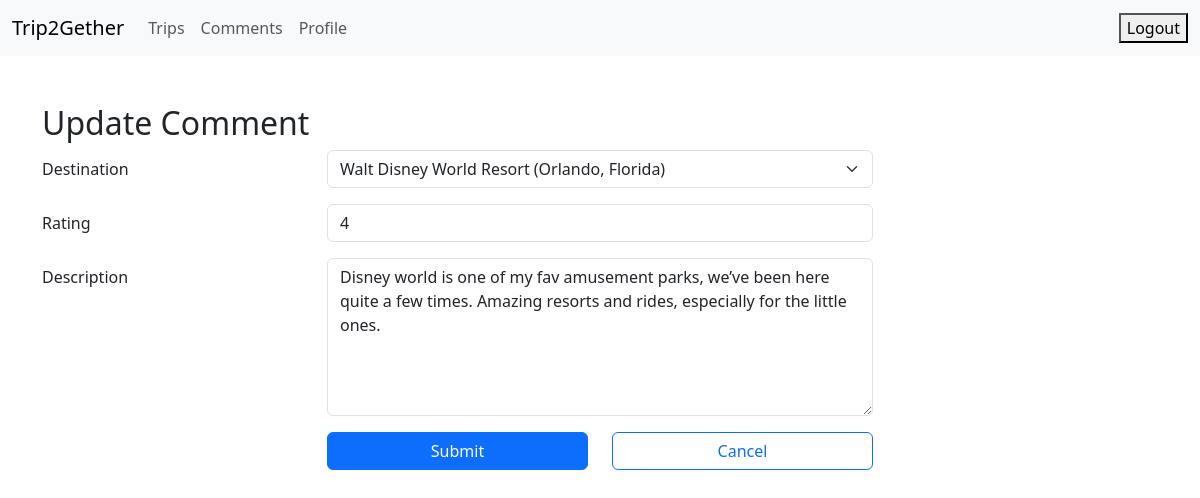
The app's page /comment/edit.php?comment_id=5 with its own data.
### tables this page shows
CREATE TABLE `comments` (
  `comment_id` int(11) NOT NULL,
  `rating` int(11) NOT NULL,
  `description` varchar(255) NOT NULL,
  `creation_time` datetime NOT NULL,
  `user_id` int(11) NOT NULL,
  `destination_id` int(11) NOT NULL
);

### comment/edit.php (the view, shortened to what this page needs)
<?php include "../connect.php" ?>
<?php
$destination_id = "";
$rating = "";
$description = "";
if ($_SERVER['REQUEST_METHOD'] == "GET") {
    $comment_id = $_GET["comment_id"];
    $sql = "SELECT * FROM `comments` " .
           "WHERE `comment_id`=$comment_id";
    $result = $conn->query($sql);
    $row = $result->fetch_assoc();
    $destination_id = $row["destination_id"];
    $rating = $row["rating"];
    $description = $row["description"];
}
?>
<!DOCTYPE html>
<html lang="en">
<head>
    <link rel="stylesheet" href="	https://cdn.jsdelivr.net/npm/bootstrap@5.3.0-alpha3/dist/css/bootstrap.min.css">
    <link rel="stylesheet" href="https://cdn.jsdelivr.net/npm/bootstrap-icons@1.10.2/font/bootstrap-icons.css"
>
</head>
<body>
    <div id="nav-placeholder"></div>
    <div class="container my-5">
        <h2>Update Comment</h2>
        <form method="post">
            <div class="row mb-3">
                <label class="col-sm-3 col-form-label">Destination</label>
                <div class="col-sm-6">
                    <select class="form-select" name="dest-select">
                        <div class="col-sm-6">
                            <?php
                            $result2 = $conn->query("SELECT * FROM `destinations`");
                            while($dest_row = $result2->fetch_assoc()) {
                                $isSelected = "";
                                if ($dest_row["destination_id"] == $destination_id) {
                                    $isSelected = " selected";
                                }
                                echo "<option value='$dest_row[destination_id]'" . $isSelected . ">$dest_row[attraction] ($dest_row[city], $dest_row[state])</option>";
                            }
                            ?>
                        </div>
                    </select>
                </div>
            </div>
            <div class="row mb-3">
                <label class="col-sm-3 col-form-label">Rating</label>
                <div class="col-sm-6">
                    <input type="number" class="form-control" name="rating" min="0" max="5"
                        value="<?php echo $rating; ?>">
                </div>
            </div>
            <div class="row mb-3">
                <label class="col-sm-3 col-form-label">Description</label>
                <div class="col-sm-6">
                    <textarea class="form-control" name="description" rows="6"
                        maxlength="255"><?php echo $description; ?></textarea>
                </div>
            </div>
            <div class="row mb-3">
                <div class="offset-sm-3 col-sm-3 d-grid">
                    <button type="submit" class="btn btn-primary">Submit</buttons>
                </div>
                <div class="col-sm-3 d-grid">
                    <a class="btn btn-outline-primary" href="../comment/read.php" role="button">Cancel</a>
                </div>
            </div>
        </form>
    </div>
</body>
</html>

### records on screen
comments: rating "4", description "Disney world is one of my fav amusement parks, we’ve been here quite a few times. Amazing resorts and rides, especially for the little ones."

### other values on screen
form field dest-select "Walt Disney World Resort (Orlando, Florida)"
